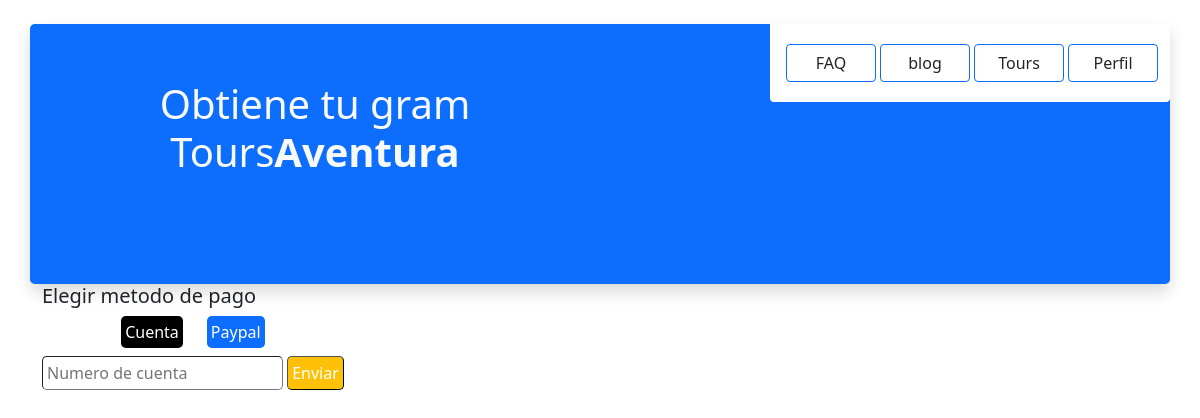
The page /23/get_tours/ (signed in) on the database as committed earlier.
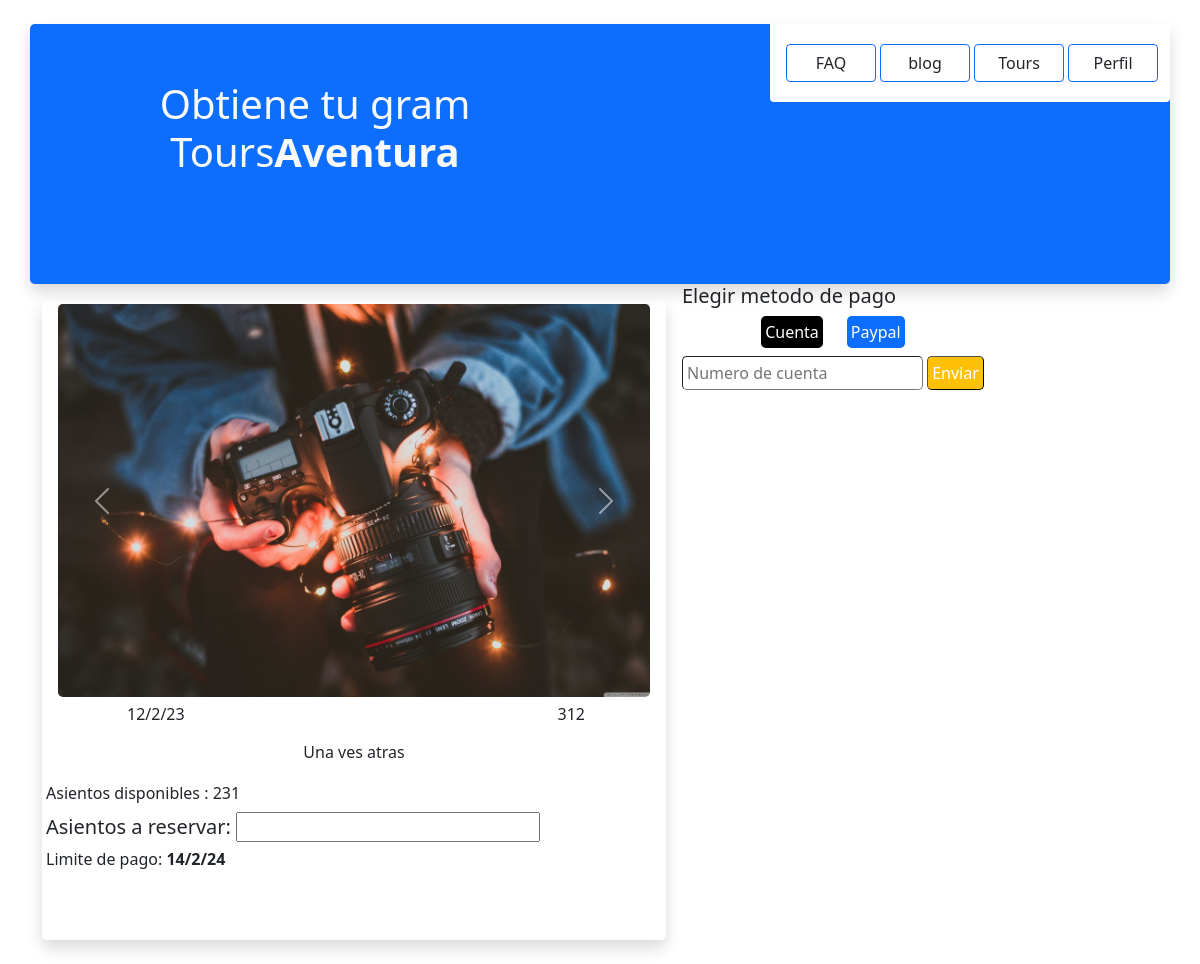
The same page on the database as committed later.
### app/models.py (models this page shows, shortened)
class Box_tours(models.Model):
      name_tour = models.CharField(max_length=100)
      code_paquet = models.CharField(max_length=100, blank=True)
      value_cu= models.CharField(max_length=100, blank=True)
      price = models.CharField(max_length=10)
      description = models.CharField(max_length=500)
      dia = models.CharField(max_length=100, default=False)
      limites = models.CharField(max_length=100, blank=True)
      photo = models.ImageField(upload_to="", blank=True, null=True)
      photo1_s = models.ImageField(upload_to="", blank=True, null=True)
      photo2_s = models.ImageField(upload_to="", blank=True, null=True)
      photo3_s = models.ImageField(upload_to='', blank=True, null=True)
      photo4_s =models.ImageField(upload_to='', blank=True, null=True)
      buy_getting = models.IntegerField(default=0, blank=True)
      reserved_getting = models.IntegerField(default=0, blank=True)
      asientos = models.IntegerField(default=0, blank=True)

### app/views.py (the view, shortened to what this page needs)
# urls.py: path('<int:paquete>/get_tours/', get_tours, name='get_tours'),
@login_required
def get_tours(request, paquete):
    box_tours = Box_tours.objects.filter(id=paquete)
    user_get_paquet = User.objects.get(id=request.user.id)
    tours = Box_tours.objects.filter(id=paquete)
    save = User.objects.get(id=request.user.id)
    print('no for')
    return render(request, 'app/get_tours.html',  {'box_tours': box_tours})

### app/templates/app/get_tours.html (shortened to what this page needs)
{% load static %}
<!doctype html>
<html lang="en">
  <head>
    <link href="https://cdn.jsdelivr.net/npm/bootstrap@5.1.3/dist/css/bootstrap.min.css" rel="stylesheet">
  </head>
  <body>
      <header class='shadow mt-4 bg-primary rounded-3 position-relative d-flex text-light  container mt-1' style=' height: 260px   ' >
        <div class="start-0  rounded-3 position-absolute   w-50 text-center  top-30"
        style='height: 130px; width: 100px; ' >
          <h1 class='mt-2 p-5  text text'>Obtiene tu gram Tours<strong>Aventura</strong></h1>
        </div>
        <div class=' position-absolute  end-0 d-block rounded-bottom  bg-white justify-content-center    text-center'
        style='width: 25rem; height: 78px;' >
          <ul class=' container w-100  m-1 d-flex'>
              <a class=' me-1 w-25 btn-outline-primary  bg-white btn mt-3  text-dark' href='#'>
              FAQ
              </a>
              <a class=' me-1 w-25 btn-outline-primary bg-white btn mt-3  text-dark' href='{% url 'app:blog' %}'>
                blog
                </a>
              <a class='me-1  w-25 btn-outline-primary bg-white btn mt-3  text-dark' href='{% url 'app:tours' %}'>
                Tours
                </a>
              <a class=' me-1 w-25  bg-white btn mt-3 btn-outline-primary text-dark ' href='{% url 'app:perfil' %}'>
                Perfil
                </a>
          </ul>
        </div>
      </header>
      <main class='container d-flex mb-3'>
        {% for tour in box_tours %}
        <div class='rounded-3 shadow mb-2  p-1 bg-white me-3 mt-3' style='width: 39rem; height: 40rem;' >
          <div class='w-100 container text-center'>
            <div id="carouselExampleControls" class="carousel slide"  data-bs-ride="carousel">
              <div class="carousel-inner " >
                <div class="carousel-item active">
                  <img src="{{tour.photo.url}}" class="d-block w-100  rounded-3" alt="...">
                </div>
              </div>
              <button class="carousel-control-prev" type="button" data-bs-target="#carouselExampleControls" data-bs-slide="prev">
                <span class="carousel-control-prev-icon" aria-hidden="true"></span>
              </button>
              <button class="carousel-control-next" type="button" data-bs-target="#carouselExampleControls" data-bs-slide="next">
                <span class="carousel-control-next-icon" aria-hidden="true"></span>
              </button>
            </div>
            </div>
            <div>
              <div class=' w-75 mt-1 container d-flex flex-wrap position-relative p-1 bg-white rounded-3'>
                <h6>{{ tour.dia }}</h6>
                <h6 class='position-absolute end-0 n  '  >{{ tour.price }}</h6>
              </div>
              <p class='p-1 text-center'>{{ tour.description }}</p>
            </div>
<form action="" method="post">
  <h6>Asientos disponibles  : {{tour.asientos}}</h6>
  <h5>Asientos a reservar: <input type="number" required name="asientos" id=""></h5>
</form>
            <h6>Limite de pago: <strong>{{tour.limites}}</strong></h6>
      </div>
      {% endfor %}
      <section class='' id='choice_pay'>
        <h5>Elegir metodo de pago</h5>
        <div class='container d-flex justify-content-center'>
          <input class='rounded-3 text-white  bg-black border-0 p-1 me-4' type="button"  value="Cuenta">
          <input class='rounded-3 text-white  bg-primary border-0 p-1' type="button" value="Paypal">
        </div>
          <div class='  mt-2'>
            <form action="" method="post">
                <input type="text" name="cuenta" placeholder='Numero de cuenta' class='rounded-3 border-1 p-1' id="">
                <input type="submit" value="Enviar" class='p-1 rounded-3 border-1 bg-warning text-white'>
          </form>
          </div>
      </section>
      </main>
  </body>
</html>

Rows that differ between the two databases and show on the page:
added Box_tours: photo (picture), dia "12/2/23", price "312", description "Una ves atras", asientos "231", limites "14/2/24"
